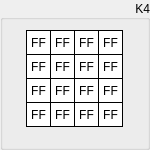
  <widget class="QGroupBox" name="groupK4">
   <property name="geometry">
    <rect>
     <x>620</x>
     <y>10</y>
     <width>150</width>
     <height>150</height>
    </rect>
   </property>
   <property name="sizePolicy">
    <sizepolicy hsizetype="Fixed" vsizetype="Fixed">
     <horstretch>0</horstretch>
     <verstretch>0</verstretch>
    </sizepolicy>
   </property>
   <property name="styleSheet">
    <string notr="true"/>
   </property>
   <property name="title">
    <string>K4</string>
   </property>
   <property name="alignment">
    <set>Qt::AlignRight|Qt::AlignTrailing|Qt::AlignVCenter</set>
   </property>
   <widget class="QLabel" name="k4byte15">
    <property name="enabled">
     <bool>true</bool>
    </property>
    <property name="geometry">
     <rect>
      <x>98</x>
      <y>102</y>
      <width>25</width>
      <height>25</height>
     </rect>
    </property>
    <property name="sizePolicy">
     <sizepolicy hsizetype="Fixed" vsizetype="Fixed">
      <horstretch>0</horstretch>
      <verstretch>0</verstretch>
     </sizepolicy>
    </property>
    <property name="font">
     <font>
      <kerning>true</kerning>
     </font>
    </property>
    <property name="layoutDirection">
     <enum>Qt::LeftToRight</enum>
    </property>
    <property name="styleSheet">
     <string notr="true">QLabel {
	 border-width: 1px;
     border-style: solid;
     border-color: black; 
     background-color: white;
}</string>
    </property>
    <property name="text">
     <string>FF</string>
    </property>
    <property name="alignment">
     <set>Qt::AlignCenter</set>
    </property>
   </widget>
   <widget class="QLabel" name="k4byte13">
    <property name="enabled">
     <bool>true</bool>
    </property>
    <property name="geometry">
     <rect>
      <x>98</x>
      <y>54</y>
      <width>25</width>
      <height>25</height>
     </rect>
    </property>
    <property name="sizePolicy">
     <sizepolicy hsizetype="Fixed" vsizetype="Fixed">
      <horstretch>0</horstretch>
      <verstretch>0</verstretch>
     </sizepolicy>
    </property>
    <property name="font">
     <font>
      <kerning>true</kerning>
     </font>
    </property>
    <property name="layoutDirection">
     <enum>Qt::LeftToRight</enum>
    </property>
    <property name="styleSheet">
     <string notr="true">QLabel {
	 border-width: 1px;
     border-style: solid;
     border-color: black; 
     background-color: white;
}</string>
    </property>
    <property name="text">
     <string>FF</string>
    </property>
    <property name="alignment">
     <set>Qt::AlignCenter</set>
    </property>
   </widget>
   <widget class="QLabel" name="k4byte14">
    <property name="enabled">
     <bool>true</bool>
    </property>
    <property name="geometry">
     <rect>
      <x>98</x>
      <y>78</y>
      <width>25</width>
      <height>25</height>
     </rect>
    </property>
    <property name="sizePolicy">
     <sizepolicy hsizetype="Fixed" vsizetype="Fixed">
      <horstretch>0</horstretch>
      <verstretch>0</verstretch>
     </sizepolicy>
    </property>
    <property name="font">
     <font>
      <kerning>true</kerning>
     </font>
    </property>
    <property name="layoutDirection">
     <enum>Qt::LeftToRight</enum>
    </property>
    <property name="styleSheet">
     <string notr="true">QLabel {
	 border-width: 1px;
     border-style: solid;
     border-color: black; 
     background-color: white;
}</string>
    </property>
    <property name="text">
     <string>FF</string>
    </property>
    <property name="alignment">
     <set>Qt::AlignCenter</set>
    </property>
   </widget>
   <widget class="QLabel" name="k4byte06">
    <property name="enabled">
     <bool>true</bool>
    </property>
    <property name="geometry">
     <rect>
      <x>50</x>
      <y>78</y>
      <width>25</width>
      <height>25</height>
     </rect>
    </property>
    <property name="sizePolicy">
     <sizepolicy hsizetype="Fixed" vsizetype="Fixed">
      <horstretch>0</horstretch>
      <verstretch>0</verstretch>
     </sizepolicy>
    </property>
    <property name="font">
     <font>
      <kerning>true</kerning>
     </font>
    </property>
    <property name="layoutDirection">
     <enum>Qt::LeftToRight</enum>
    </property>
    <property name="styleSheet">
     <string notr="true">QLabel {
	 border-width: 1px;
     border-style: solid;
     border-color: black; 
     background-color: white;
}</string>
    </property>
    <property name="text">
     <string>FF</string>
    </property>
    <property name="alignment">
     <set>Qt::AlignCenter</set>
    </property>
   </widget>
   <widget class="QLabel" name="k4byte04">
    <property name="enabled">
     <bool>true</bool>
    </property>
    <property name="geometry">
     <rect>
      <x>50</x>
      <y>30</y>
      <width>25</width>
      <height>25</height>
     </rect>
    </property>
    <property name="sizePolicy">
     <sizepolicy hsizetype="Fixed" vsizetype="Fixed">
      <horstretch>0</horstretch>
      <verstretch>0</verstretch>
     </sizepolicy>
    </property>
    <property name="font">
     <font>
      <kerning>true</kerning>
     </font>
    </property>
    <property name="layoutDirection">
     <enum>Qt::LeftToRight</enum>
    </property>
    <property name="styleSheet">
     <string notr="true">QLabel {
	 border-width: 1px;
     border-style: solid;
     border-color: black; 
     background-color: white;
}</string>
    </property>
    <property name="text">
     <string>FF</string>
    </property>
    <property name="alignment">
     <set>Qt::AlignCenter</set>
    </property>
   </widget>
   <widget class="QLabel" name="k4byte02">
    <property name="enabled">
     <bool>true</bool>
    </property>
    <property name="geometry">
     <rect>
      <x>26</x>
      <y>78</y>
      <width>25</width>
      <height>25</height>
     </rect>
    </property>
    <property name="sizePolicy">
     <sizepolicy hsizetype="Fixed" vsizetype="Fixed">
      <horstretch>0</horstretch>
      <verstretch>0</verstretch>
     </sizepolicy>
    </property>
    <property name="font">
     <font>
      <kerning>true</kerning>
     </font>
    </property>
    <property name="layoutDirection">
     <enum>Qt::LeftToRight</enum>
    </property>
    <property name="styleSheet">
     <string notr="true">QLabel {
	 border-width: 1px;
     border-style: solid;
     border-color: black; 
     background-color: white;
}</string>
    </property>
    <property name="text">
     <string>FF</string>
    </property>
    <property name="alignment">
     <set>Qt::AlignCenter</set>
    </property>
   </widget>
   <widget class="QLabel" name="k4byte10">
    <property name="enabled">
     <bool>true</bool>
    </property>
    <property name="geometry">
     <rect>
      <x>74</x>
      <y>78</y>
      <width>25</width>
      <height>25</height>
     </rect>
    </property>
    <property name="sizePolicy">
     <sizepolicy hsizetype="Fixed" vsizetype="Fixed">
      <horstretch>0</horstretch>
      <verstretch>0</verstretch>
     </sizepolicy>
    </property>
    <property name="font">
     <font>
      <kerning>true</kerning>
     </font>
    </property>
    <property name="layoutDirection">
     <enum>Qt::LeftToRight</enum>
    </property>
    <property name="styleSheet">
     <string notr="true">QLabel {
	 border-width: 1px;
     border-style: solid;
     border-color: black; 
     background-color: white;
}</string>
    </property>
    <property name="text">
     <string>FF</string>
    </property>
    <property name="alignment">
     <set>Qt::AlignCenter</set>
    </property>
   </widget>
   <widget class="QLabel" name="k4byte09">
    <property name="enabled">
     <bool>true</bool>
    </property>
    <property name="geometry">
     <rect>
      <x>74</x>
      <y>54</y>
      <width>25</width>
      <height>25</height>
     </rect>
    </property>
    <property name="sizePolicy">
     <sizepolicy hsizetype="Fixed" vsizetype="Fixed">
      <horstretch>0</horstretch>
      <verstretch>0</verstretch>
     </sizepolicy>
    </property>
    <property name="font">
     <font>
      <kerning>true</kerning>
     </font>
    </property>
    <property name="layoutDirection">
     <enum>Qt::LeftToRight</enum>
    </property>
    <property name="styleSheet">
     <string notr="true">QLabel {
	 border-width: 1px;
     border-style: solid;
     border-color: black; 
     background-color: white;
}</string>
    </property>
    <property name="text">
     <string>FF</string>
    </property>
    <property name="alignment">
     <set>Qt::AlignCenter</set>
    </property>
   </widget>
   <widget class="QLabel" name="k4byte01">
    <property name="enabled">
     <bool>true</bool>
    </property>
    <property name="geometry">
     <rect>
      <x>26</x>
      <y>54</y>
      <width>25</width>
      <height>25</height>
     </rect>
    </property>
    <property name="sizePolicy">
     <sizepolicy hsizetype="Fixed" vsizetype="Fixed">
      <horstretch>0</horstretch>
      <verstretch>0</verstretch>
     </sizepolicy>
    </property>
    <property name="font">
     <font>
      <kerning>true</kerning>
     </font>
    </property>
    <property name="layoutDirection">
     <enum>Qt::LeftToRight</enum>
    </property>
    <property name="styleSheet">
     <string notr="true">QLabel {
	 border-width: 1px;
     border-style: solid;
     border-color: black; 
     background-color: white;
}</string>
    </property>
    <property name="text">
     <string>FF</string>
    </property>
    <property name="alignment">
     <set>Qt::AlignCenter</set>
    </property>
   </widget>
   <widget class="QLabel" name="k4byte08">
    <property name="enabled">
     <bool>true</bool>
    </property>
    <property name="geometry">
     <rect>
      <x>74</x>
      <y>30</y>
      <width>25</width>
      <height>25</height>
     </rect>
    </property>
    <property name="sizePolicy">
     <sizepolicy hsizetype="Fixed" vsizetype="Fixed">
      <horstretch>0</horstretch>
      <verstretch>0</verstretch>
     </sizepolicy>
    </property>
    <property name="font">
     <font>
      <kerning>true</kerning>
     </font>
    </property>
    <property name="layoutDirection">
     <enum>Qt::LeftToRight</enum>
    </property>
    <property name="styleSheet">
     <string notr="true">QLabel {
	 border-width: 1px;
     border-style: solid;
     border-color: black; 
     background-color: white;
}</string>
    </property>
    <property name="text">
     <string>FF</string>
    </property>
    <property name="alignment">
     <set>Qt::AlignCenter</set>
    </property>
   </widget>
   <widget class="QLabel" name="k4byte00">
    <property name="enabled">
     <bool>true</bool>
    </property>
    <property name="geometry">
     <rect>
      <x>26</x>
      <y>30</y>
      <width>25</width>
      <height>25</height>
     </rect>
    </property>
    <property name="sizePolicy">
     <sizepolicy hsizetype="Fixed" vsizetype="Fixed">
      <horstretch>0</horstretch>
      <verstretch>0</verstretch>
     </sizepolicy>
    </property>
    <property name="font">
     <font>
      <kerning>true</kerning>
     </font>
    </property>
    <property name="layoutDirection">
     <enum>Qt::LeftToRight</enum>
    </property>
    <property name="styleSheet">
     <string notr="true">QLabel {
	 border-width: 1px;
     border-style: solid;
     border-color: black; 
     background-color: white;
}</string>
    </property>
    <property name="text">
     <string>FF</string>
    </property>
    <property name="alignment">
     <set>Qt::AlignCenter</set>
    </property>
    <property name="wordWrap">
     <bool>false</bool>
    </property>
   </widget>
   <widget class="QLabel" name="k4byte07">
    <property name="enabled">
     <bool>true</bool>
    </property>
    <property name="geometry">
     <rect>
      <x>50</x>
      <y>102</y>
      <width>25</width>
      <height>25</height>
     </rect>
    </property>
    <property name="sizePolicy">
     <sizepolicy hsizetype="Fixed" vsizetype="Fixed">
      <horstretch>0</horstretch>
      <verstretch>0</verstretch>
     </sizepolicy>
    </property>
    <property name="font">
     <font>
      <kerning>true</kerning>
     </font>
    </property>
    <property name="layoutDirection">
     <enum>Qt::LeftToRight</enum>
    </property>
    <property name="styleSheet">
     <string notr="true">QLabel {
	 border-width: 1px;
     border-style: solid;
     border-color: black; 
     background-color: white;
}</string>
    </property>
    <property name="text">
     <string>FF</string>
    </property>
    <property name="alignment">
     <set>Qt::AlignCenter</set>
    </property>
   </widget>
   <widget class="QLabel" name="k4byte12">
    <property name="enabled">
     <bool>true</bool>
    </property>
    <property name="geometry">
     <rect>
      <x>98</x>
      <y>30</y>
      <width>25</width>
      <height>25</height>
     </rect>
    </property>
    <property name="sizePolicy">
     <sizepolicy hsizetype="Fixed" vsizetype="Fixed">
      <horstretch>0</horstretch>
      <verstretch>0</verstretch>
     </sizepolicy>
    </property>
    <property name="font">
     <font>
      <kerning>true</kerning>
     </font>
    </property>
    <property name="layoutDirection">
     <enum>Qt::LeftToRight</enum>
    </property>
    <property name="styleSheet">
     <string notr="true">QLabel {
	 border-width: 1px;
     border-style: solid;
     border-color: black; 
     background-color: white;
}</string>
    </property>
    <property name="text">
     <string>FF</string>
    </property>
    <property name="alignment">
     <set>Qt::AlignCenter</set>
    </property>
   </widget>
   <widget class="QLabel" name="k4byte03">
    <property name="enabled">
     <bool>true</bool>
    </property>
    <property name="geometry">
     <rect>
      <x>26</x>
      <y>102</y>
      <width>25</width>
      <height>25</height>
     </rect>
    </property>
    <property name="sizePolicy">
     <sizepolicy hsizetype="Fixed" vsizetype="Fixed">
      <horstretch>0</horstretch>
      <verstretch>0</verstretch>
     </sizepolicy>
    </property>
    <property name="font">
     <font>
      <kerning>true</kerning>
     </font>
    </property>
    <property name="layoutDirection">
     <enum>Qt::LeftToRight</enum>
    </property>
    <property name="styleSheet">
     <string notr="true">QLabel {
	 border-width: 1px;
     border-style: solid;
     border-color: black; 
     background-color: white;
}</string>
    </property>
    <property name="text">
     <string>FF</string>
    </property>
    <property name="alignment">
     <set>Qt::AlignCenter</set>
    </property>
   </widget>
   <widget class="QLabel" name="k4byte11">
    <property name="enabled">
     <bool>true</bool>
    </property>
    <property name="geometry">
     <rect>
      <x>74</x>
      <y>102</y>
      <width>25</width>
      <height>25</height>
     </rect>
    </property>
    <property name="sizePolicy">
     <sizepolicy hsizetype="Fixed" vsizetype="Fixed">
      <horstretch>0</horstretch>
      <verstretch>0</verstretch>
     </sizepolicy>
    </property>
    <property name="font">
     <font>
      <kerning>true</kerning>
     </font>
    </property>
    <property name="layoutDirection">
     <enum>Qt::LeftToRight</enum>
    </property>
    <property name="styleSheet">
     <string notr="true">QLabel {
	 border-width: 1px;
     border-style: solid;
     border-color: black; 
     background-color: white;
}</string>
    </property>
    <property name="text">
     <string>FF</string>
    </property>
    <property name="alignment">
     <set>Qt::AlignCenter</set>
    </property>
   </widget>
   <widget class="QLabel" name="k4byte05">
    <property name="enabled">
     <bool>true</bool>
    </property>
    <property name="geometry">
     <rect>
      <x>50</x>
      <y>54</y>
      <width>25</width>
      <height>25</height>
     </rect>
    </property>
    <property name="sizePolicy">
     <sizepolicy hsizetype="Fixed" vsizetype="Fixed">
      <horstretch>0</horstretch>
      <verstretch>0</verstretch>
     </sizepolicy>
    </property>
    <property name="font">
     <font>
      <kerning>true</kerning>
     </font>
    </property>
    <property name="layoutDirection">
     <enum>Qt::LeftToRight</enum>
    </property>
    <property name="styleSheet">
     <string notr="true">QLabel {
	 border-width: 1px;
     border-style: solid;
     border-color: black; 
     background-color: white;
}</string>
    </property>
    <property name="text">
     <string>FF</string>
    </property>
    <property name="alignment">
     <set>Qt::AlignCenter</set>
    </property>
   </widget>
  </widget>
